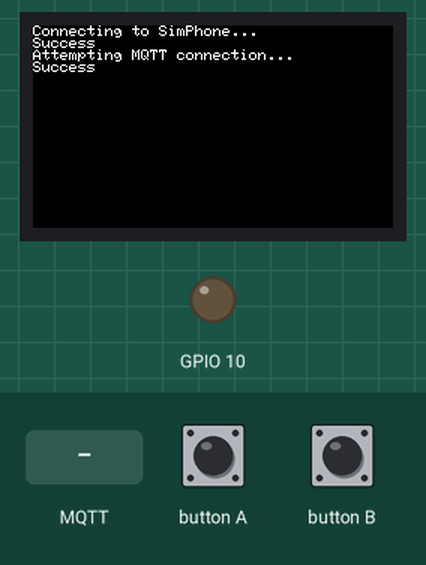
The sketch below on a simulated ESP32-S3. Shown: 240×135 colour display, output pins drawn as LEDs (lit = HIGH). The inputs (shaded band) are chosen by the test bench. WiFi joins after 1.5 s; servers stay silent unless stated; random numbers use the default seed unless the sketch sets one; no MQTT or app messages arrive unless stated; what the sketch prints to the serial monitor is not drawn.

Above: at 2.8 s.
2.9 s: MQTT message "1" arrives on the first subscribed topic
At 3.3 s:
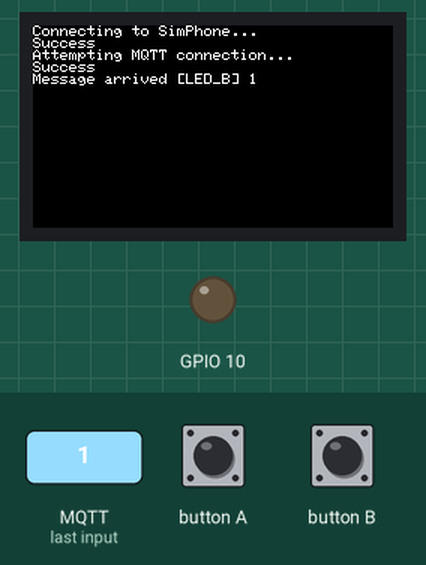
4.4 s: MQTT message "on" arrives on the first subscribed topic
At 5.7 s:
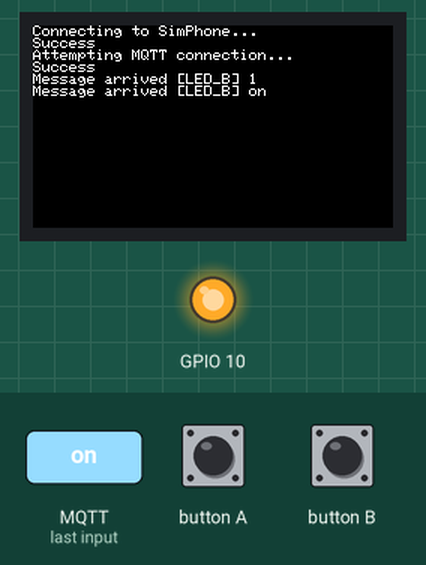
6.0 s: MQTT message "off" arrives on the first subscribed topic
At 7.3 s:
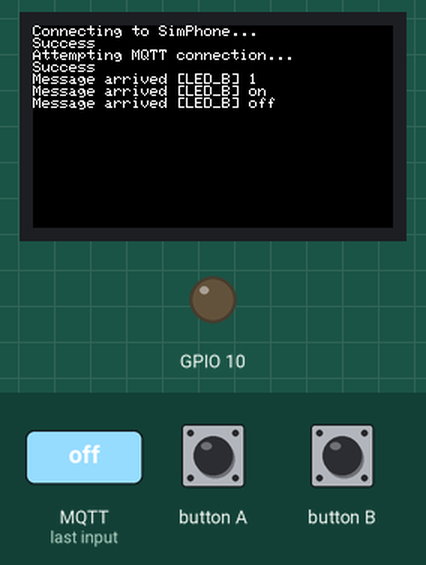
7.6 s: MQTT message "0" arrives on the first subscribed topic
At 8.7 s:
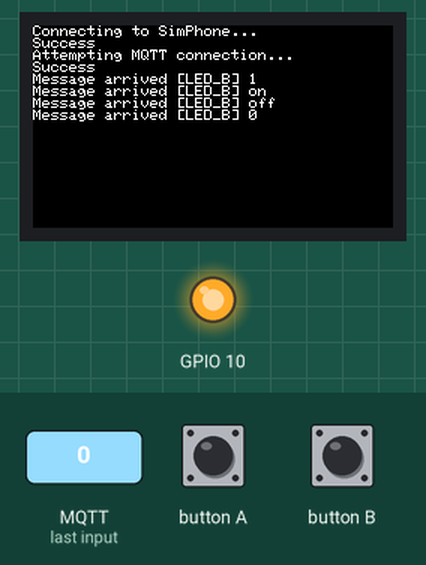
Timing chart, 0 to 10.6 s (numbered marks = the images above; inputs shaded):
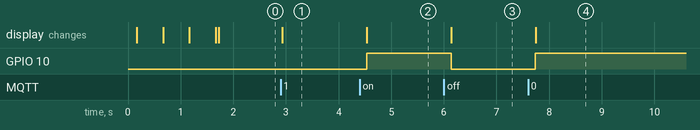

The sketch:

MQTT.ino
```cpp
// (licence header left out)
#include "M5StickCPlus.h"
#include <WiFi.h>
#include <PubSubClient.h>

WiFiClient espClient;
PubSubClient client(espClient);

// Configure the name and password of the connected wifi and your MQTT Serve
// host.
const char* ssid        = "SimPhone";
const char* password    = "a1234567";
const char* mqtt_server = "172.20.10.3";

unsigned long lastMsg = 0;
#define MSG_BUFFER_SIZE (50)
char msg[MSG_BUFFER_SIZE];
int value = 0;

void setupWifi();
void callback(char* topic, byte* payload, unsigned int length);
void reConnect();

void setup() {
    M5.begin();
    M5.Lcd.setRotation(3);
    setupWifi();
    pinMode(10, OUTPUT);
    client.setServer(mqtt_server, 1883);  // Sets the server details.
    client.setCallback(callback);  		  // Sets the message callback function.
}

void loop() {
    if (!client.connected()) {
        reConnect();
    }
    client.loop();  // This function is called periodically to allow clients to
                    // process incoming messages and maintain connections to the
                    // server.
    M5.update();
    if (M5.BtnA.isPressed()){
      Serial.println("Button Pressed");

      snprintf(msg, MSG_BUFFER_SIZE, "toggle");
      client.publish("LED_A", msg);
    }
    delay(200);
}

void setupWifi() {
    delay(10);
    M5.Lcd.printf("Connecting to %s", ssid);
    WiFi.mode(WIFI_STA);  		 // Set the mode to WiFi station mode.
    WiFi.begin(ssid, password);  // Start Wifi connection.

    while (WiFi.status() != WL_CONNECTED) {
        delay(500);
        M5.Lcd.print(".");
    }
    M5.Lcd.printf("\nSuccess\n");
}

void callback(char* topic, byte* payload, unsigned int length) {
    M5.Lcd.print("Message arrived [");
    M5.Lcd.print(topic);
    M5.Lcd.print("] ");
    for (int i = 0; i < length; i++) {
        M5.Lcd.print((char)payload[i]);
    }
    M5.Lcd.println();
    static bool isOn = false;
    if (!isOn) {
      digitalWrite(10, LOW);  // Turn on the LED
      Serial.println("LED turned ON");
    } else {
      digitalWrite(10, HIGH);   // Turn off the LED
      Serial.println("LED turned OFF");
    }
    isOn = !isOn;
}


void reConnect() {
    while (!client.connected()) {
        M5.Lcd.print("Attempting MQTT connection...");
        // Create a random client ID.
        String clientId = "LED_B-";
        clientId += String(random(0xffff), HEX);
        // Attempt to connect.
        if (client.connect(clientId.c_str())) {
            M5.Lcd.printf("\nSuccess\n");
            // Once connected, publish an announcement to the topic.

            client.publish("csc2006", "Hello CSC2006");
            // ... and resubscribe.
            client.subscribe("LED_B");
        } else {
            M5.Lcd.print("failed, rc=");
            M5.Lcd.print(client.state());
            M5.Lcd.println("try again in 5 seconds");
            delay(5000);
        }
    }
}
```

Measured:
- after the input at 2.9 s, the display: changes at once (image 1)
- after the input at 4.4 s, GPIO 10: LOW → HIGH after 0.13 s; the display: changes after 0.13 s (image 2)
- after the input at 6.0 s, GPIO 10: HIGH → LOW after 0.14 s; the display: changes after 0.14 s (image 3)
- after the input at 7.6 s, GPIO 10: LOW → HIGH after 0.14 s; the display: changes after 0.14 s (image 4)
